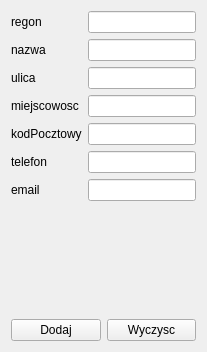
      <widget class="QWidget" name="tab_12">
       <attribute name="title">
        <string>Klient</string>
       </attribute>
       <layout class="QVBoxLayout" name="verticalLayout_30">
        <item>
         <layout class="QHBoxLayout" name="horizontalLayout_39">
          <item>
           <layout class="QVBoxLayout" name="verticalLayout_55">
            <item>
             <widget class="QLabel" name="label_108">
              <property name="text">
               <string>regon</string>
              </property>
             </widget>
            </item>
            <item>
             <widget class="QLabel" name="label_109">
              <property name="text">
               <string>nazwa</string>
              </property>
             </widget>
            </item>
            <item>
             <widget class="QLabel" name="label_110">
              <property name="text">
               <string>ulica</string>
              </property>
             </widget>
            </item>
            <item>
             <widget class="QLabel" name="label_111">
              <property name="text">
               <string>miejscowosc</string>
              </property>
             </widget>
            </item>
            <item>
             <widget class="QLabel" name="label_112">
              <property name="text">
               <string>kodPocztowy</string>
              </property>
             </widget>
            </item>
            <item>
             <widget class="QLabel" name="label_113">
              <property name="text">
               <string>telefon</string>
              </property>
             </widget>
            </item>
            <item>
             <widget class="QLabel" name="label_114">
              <property name="text">
               <string>email</string>
              </property>
             </widget>
            </item>
           </layout>
          </item>
          <item>
           <layout class="QVBoxLayout" name="verticalLayout_56">
            <item>
             <widget class="QLineEdit" name="lineEdit_115"/>
            </item>
            <item>
             <widget class="QLineEdit" name="lineEdit_116"/>
            </item>
            <item>
             <widget class="QLineEdit" name="lineEdit_117"/>
            </item>
            <item>
             <widget class="QLineEdit" name="lineEdit_118"/>
            </item>
            <item>
             <widget class="QLineEdit" name="lineEdit_119"/>
            </item>
            <item>
             <widget class="QLineEdit" name="lineEdit_120"/>
            </item>
            <item>
             <widget class="QLineEdit" name="lineEdit_121"/>
            </item>
           </layout>
          </item>
         </layout>
        </item>
        <item>
         <spacer name="verticalSpacer_19">
          <property name="orientation">
           <enum>Qt::Vertical</enum>
          </property>
          <property name="sizeHint" stdset="0">
           <size>
            <width>20</width>
            <height>112</height>
           </size>
          </property>
         </spacer>
        </item>
        <item>
         <layout class="QHBoxLayout" name="horizontalLayout_38">
          <item>
           <widget class="QPushButton" name="pushButton_39">
            <property name="text">
             <string>Dodaj</string>
            </property>
           </widget>
          </item>
          <item>
           <widget class="QPushButton" name="pushButton_40">
            <property name="text">
             <string>Wyczysc</string>
            </property>
           </widget>
          </item>
         </layout>
        </item>
       </layout>
      </widget>
